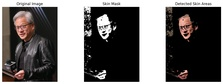
#> input picture Pictures/jensen_huang.jpg, 223 x 84 px, shrunk from 1035 x 390 before the run, found by its file name
$ jupyter execute Human-Skin-Detector.ipynb   (shell and % lines are left out)
#> lines starting #> are read from the running program, lines starting #| are printed output that depends on the picture; after the words box and inside, x2 and y2 are one past the last pixel; in counts of white or black regions, pixels touching at a corner belong together
# Step 1: Import Libraries

[cell 1]
import cv2
import numpy as np
import matplotlib.pyplot as plt

# Step 2: Download Images

# Step 3: Load Image

[cell 2]
bgr_image = cv2.imread('jensen_huang.jpg')
#> bgr_image is the input picture: shape (84, 223, 3); mean B, G, R 103, 104.1, 107.2

[cell 3]
rgb_image = bgr_image[...,::-1]
plt.imshow(rgb_image)

# Step 4: Extract HSV and YCrCb color formats

[cell 4]
hsv_image = cv2.cvtColor(bgr_image, cv2.COLOR_BGR2HSV)
#> hsv_image: shape (84, 223, 3); mean H, S, V 19, 27.8, 107.4
ycrcb_image = cv2.cvtColor(bgr_image, cv2.COLOR_BGR2YCrCb)
#> ycrcb_image: shape (84, 223, 3); mean of channels 0, 1, 2 104.9, 129.6, 127

# Step 5: Split Image Channels

[cell 5]
B, G, R = cv2.split(bgr_image)
H, S, V = cv2.split(hsv_image)
Y, Cr, Cb = cv2.split(ycrcb_image)

# Step 6: Apply Conditions

[cell 6]
def conditions(r, g, b, h, s, v, y, cr, cb):
    s = s / 255.0
    condition_rgb = (r > 95) and (g > 40) and (b > 20) and (r > g) and (r > b) and (abs(r-g) > 15)
    condition_hsv = (0 <= h <= 50) and (0.23 <= s <= 0.68)
    condition_ycrcb = (cr > 135) and (cb > 85) and (y > 80) and (cr <= (1.5862*cb)+20) and (cr>=(0.3448*cb)+76.2069) and (cr >= (-4.5652*cb)+234.5652) and (cr <= (-1.15*cb)+301.75) and (cr <= (-2.2857*cb)+432.85)
    return condition_rgb and condition_hsv and condition_ycrcb

[cell 7]
height, width, channels = bgr_image.shape
#> height = 84; width = 223; channels = 3
image = np.zeros((height, width), np.uint8)
main_image = bgr_image.copy()
for i in range(height):
    for j in range(width):
        if conditions(R[i, j], G[i, j], B[i, j], H[i, j], S[i, j], V[i, j], Y[i, j], Cr[i, j], Cb[i, j]):
            image[i, j] = 255
        else:
            main_image[i, j] = [0, 0, 0]
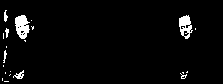
#> image: shape (84, 223); 3.4% white; 21 white regions (15 under 20 px), largest, box (x1, y1, x2, y2) and area: (15, 15, 30, 39) 246, (179, 15, 193, 39) 199, (13, 70, 24, 79) 46, (4, 10, 8, 22) 30, (3, 50, 7, 63) 25, (5, 28, 9, 38) 24

# Step 7: Plot images

[cell 8]
fig, axs = plt.subplots(1, 3, figsize=(12, 4))

axs[0].imshow(cv2.cvtColor(bgr_image, cv2.COLOR_BGR2RGB))
axs[0].set_title('Original Image')
axs[0].axis('off')

axs[1].imshow(image, cmap='gray')
axs[1].set_title('Skin Mask')
axs[1].axis('off')

axs[2].imshow(cv2.cvtColor(main_image, cv2.COLOR_BGR2RGB))
axs[2].set_title('Detected Skin Areas')
axs[2].axis('off')

plt.tight_layout()
plt.show()

# Step 8: Put all together

[cell 9]
def skin_detector(bgr_image):
    hsv_image = cv2.cvtColor(bgr_image, cv2.COLOR_BGR2HSV)
    ycrcb_image = cv2.cvtColor(bgr_image, cv2.COLOR_BGR2YCrCb)
    B, G, R = cv2.split(bgr_image)
    H, S, V = cv2.split(hsv_image)
    Y, Cr, Cb = cv2.split(ycrcb_image)
    height, width, channels = bgr_image.shape
    image = np.zeros((height, width), np.uint8)
    main_image = bgr_image.copy()
    for i in range(height):
        for j in range(width):
            if conditions(R[i, j], G[i, j], B[i, j], H[i, j], S[i, j], V[i, j], Y[i, j], Cr[i, j], Cb[i, j]):
                image[i, j] = 255
            else:
                main_image[i, j] = [0, 0, 0]

    fig, axs = plt.subplots(1, 3, figsize=(12, 4))

    axs[0].imshow(cv2.cvtColor(bgr_image, cv2.COLOR_BGR2RGB))
    axs[0].set_title('Original Image')
    axs[0].axis('off')

    axs[1].imshow(image, cmap='gray')
    axs[1].set_title('Skin Mask')
    axs[1].axis('off')

    axs[2].imshow(cv2.cvtColor(main_image, cv2.COLOR_BGR2RGB))
    axs[2].set_title('Detected Skin Areas')
    axs[2].axis('off')

    plt.tight_layout()
    plt.show()

[cell 10]
elon_musk = cv2.imread('elon_musk.jpg')
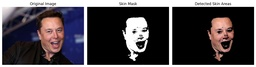
#> input picture Pictures/elon_musk.jpg, 256 x 67 px, shrunk from 1189 x 312 before the run, found by its file name
#> elon_musk is the input picture: shape (67, 256, 3); mean B, G, R 75.3, 70.9, 76.2
mark_zukerberg = cv2.imread('mark_zukerberg.jpg')
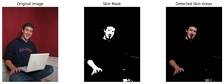
#> input picture Pictures/mark_zukerberg.jpg, 224 x 84 px, shrunk from 1042 x 390 before the run, found by its file name
#> mark_zukerberg is the input picture: shape (84, 224, 3); mean B, G, R 99.3, 98.4, 108.7
linus_torvalds = cv2.imread('linus_torvalds.jpg')
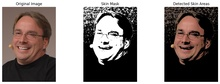
#> input picture Pictures/linus_torvalds.jpg, 220 x 84 px, shrunk from 1024 x 390 before the run, found by its file name
#> linus_torvalds is the input picture: shape (84, 220, 3); mean B, G, R 126.7, 129.4, 138

[cell 11]
skin_detector(elon_musk)
#> in skin_detector, `hsv_image = cv2.cvtColor(bgr_image, cv2.COLOR_BGR2HSV)`: hsv_image: shape (67, 256, 3); mean H, S, V 33.6, 52.4, 81.8
#> in skin_detector, `ycrcb_image = cv2.cvtColor(bgr_image, cv2.COLOR_BGR2YCrCb)`: ycrcb_image: shape (67, 256, 3); mean of channels 0, 1, 2 73, 130.3, 129.3
#> in skin_detector, `Y, Cr, Cb = cv2.split(ycrcb_image)`:
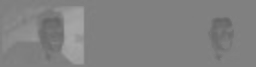
#> Cb: shape (67, 256); min 100, max 167, mean 129.3
#> after the loop in skin_detector, `for i in range(height):`: image: shape (67, 256); 7.1% white; 4 white regions (2 under 20 px), largest, box (x1, y1, x2, y2) and area: (39, 17, 63, 61) 645, (208, 17, 234, 61) 567
#> after the loop in skin_detector, `for i in range(height):`:
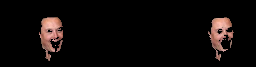
#> main_image: shape (67, 256, 3); mean B, G, R 8.2, 9.1, 13
#> in skin_detector, `plt.show()`:
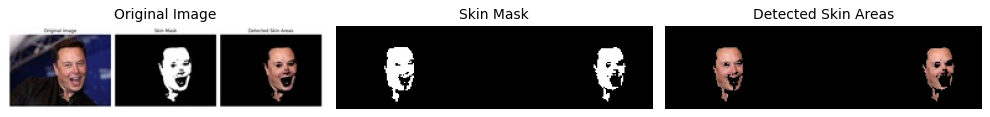
#> figure drawn by matplotlib, 3 panels

[cell 12]
skin_detector(mark_zukerberg)
#> in skin_detector (call 2), `hsv_image = cv2.cvtColor(bgr_image, cv2.COLOR_BGR2HSV)`: hsv_image: shape (84, 224, 3); mean H, S, V 38.8, 48.6, 109.5
#> in skin_detector (call 2), `ycrcb_image = cv2.cvtColor(bgr_image, cv2.COLOR_BGR2YCrCb)`: ycrcb_image: shape (84, 224, 3); mean of channels 0, 1, 2 101.6, 133.1, 126.7
#> in skin_detector (call 2), `Y, Cr, Cb = cv2.split(ycrcb_image)`:
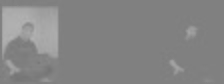
#> Cr: shape (84, 224); min 116, max 178, mean 133.1
#> after the loop in skin_detector (call 2), `for i in range(height):`:
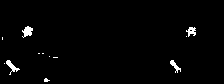
#> image: shape (84, 224); 1.6% white; 12 white regions (8 under 20 px), largest, box (x1, y1, x2, y2) and area: (22, 26, 33, 38) 79, (6, 60, 20, 75) 72, (186, 27, 196, 37) 59, (170, 60, 181, 73) 56
#> in skin_detector (call 2), `plt.show()`:
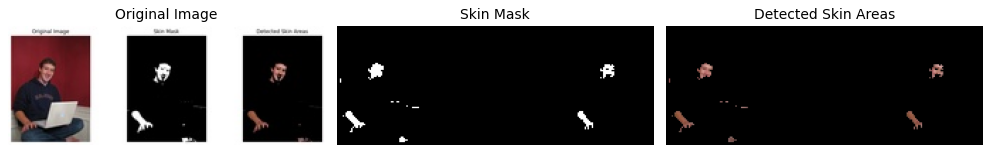
#> figure drawn by matplotlib, 3 panels

[cell 13]
skin_detector(linus_torvalds)
#> in skin_detector (call 3), `hsv_image = cv2.cvtColor(bgr_image, cv2.COLOR_BGR2HSV)`: hsv_image: shape (84, 220, 3); mean H, S, V 17.7, 38.4, 138.1
